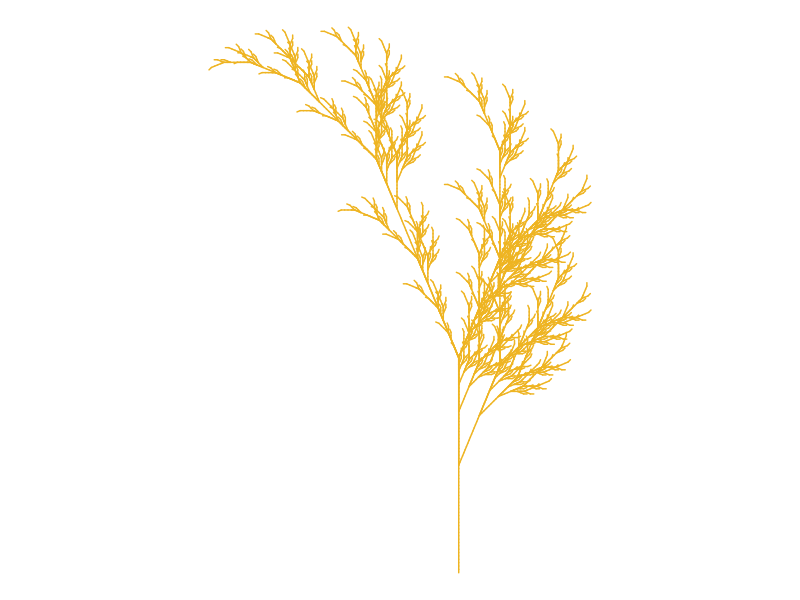

Here is the R script that generated this plot:
# Title Fall color
# Credit: https://fronkonstin.com

# Install packages

install.packages("gsubfn")
install.packages("tidyverse")
library(gsubfn)
library(tidyverse)

# Define elements in plant art
# Each image corresponds to a different axiom, rules, angle and depth

# Leaf of Fall

axiom="X"
rules=list("X"="F-[[X]+X]+F[+FX]-X", "F"="FF")
angle=22.5
depth=6


for (i in 1:depth) axiom=gsubfn(".", rules, axiom)

actions=str_extract_all(axiom, "\\d*\\+|\\d*\\-|F|L|R|\\[|\\]|\\|") %>% unlist

status=data.frame(x=numeric(0), y=numeric(0), alfa=numeric(0))
points=data.frame(x1 = 0, y1 = 0, x2 = NA, y2 = NA, alfa=90, depth=1)


# Generating data
# Note: may take a minute or two

for (action in actions)
{
  if (action=="F")
  {
    x=points[1, "x1"]+cos(points[1, "alfa"]*(pi/180))
    y=points[1, "y1"]+sin(points[1, "alfa"]*(pi/180))
    points[1,"x2"]=x
    points[1,"y2"]=y
    data.frame(x1 = x, y1 = y, x2 = NA, y2 = NA,
               alfa=points[1, "alfa"],
               depth=points[1,"depth"]) %>% rbind(points)->points
  }
  if (action %in% c("+", "-")){
    alfa=points[1, "alfa"]
    points[1, "alfa"]=eval(parse(text=paste0("alfa",action, angle)))
  }
  if(action=="["){
    data.frame(x=points[1, "x1"], y=points[1, "y1"], alfa=points[1, "alfa"]) %>%
      rbind(status) -> status
    points[1, "depth"]=points[1, "depth"]+1
  }
  
  if(action=="]"){
    depth=points[1, "depth"]
    points[-1,]->points
    data.frame(x1=status[1, "x"], y1=status[1, "y"], x2=NA, y2=NA,
               alfa=status[1, "alfa"],
               depth=depth-1) %>%
      rbind(points) -> points
    status[-1,]->status
  }
}

ggplot() +
  geom_segment(aes(x = x1, y = y1, xend = x2, yend = y2),
               lineend = "round",
               color="goldenrod2", #Set your own Fall color?
               data=na.omit(points)) +
  coord_fixed(ratio = 1) +
  theme_void() # No grid nor axes
